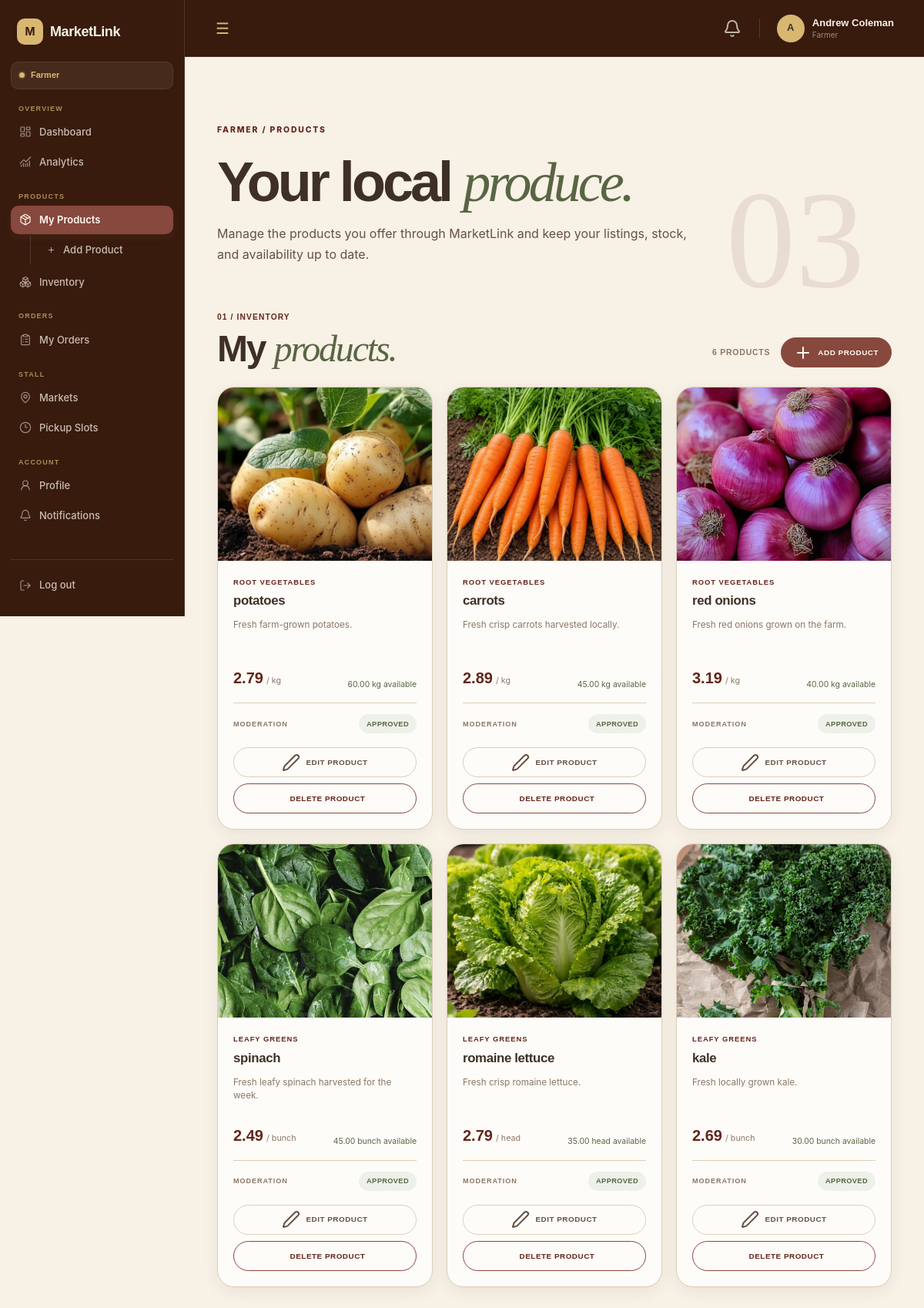
The page /farmer/products.php (signed in) on the database its author committed.
### tables this page shows
CREATE TABLE `products` (
  `id` int(10) UNSIGNED NOT NULL,
  `farmer_id` int(10) UNSIGNED NOT NULL,
  `category_id` int(10) UNSIGNED NOT NULL,
  `name` varchar(150) NOT NULL,
  `description` text DEFAULT NULL,
  `price` decimal(10,2) NOT NULL,
  `unit` varchar(50) NOT NULL,
  `stock_quantity` decimal(10,2) NOT NULL DEFAULT 0.00,
  `image` varchar(255) DEFAULT NULL,
  `is_available` tinyint(1) NOT NULL DEFAULT 1,
  `moderation_status` enum('pending','approved','rejected') NOT NULL DEFAULT 'approved',
  `moderation_reason` text DEFAULT NULL,
  `created_at` timestamp NOT NULL DEFAULT current_timestamp(),
  `updated_at` timestamp NOT NULL DEFAULT current_timestamp() ON UPDATE current_timestamp()
);

CREATE TABLE `categories` (
  `id` int(10) UNSIGNED NOT NULL,
  `name` varchar(100) NOT NULL,
  `description` text DEFAULT NULL,
  `image` varchar(255) DEFAULT NULL,
  `status` enum('active','inactive') NOT NULL DEFAULT 'active',
  `created_at` timestamp NOT NULL DEFAULT current_timestamp(),
  `updated_at` timestamp NOT NULL DEFAULT current_timestamp() ON UPDATE current_timestamp()
);

### includes/auth.php (called while the page is built, shortened)
<?php
function getUserId(): ?int
{
    return $_SESSION['user_id'] ?? null;
}

### includes/functions.php (called while the page is built, shortened)
<?php
function e($value): string
{
    return htmlspecialchars(
        (string) $value,
        ENT_QUOTES,
        'UTF-8'
    );
}
function formatPrice(float|int $price): string
{
    return number_format($price, 2);
}

### farmer/products.php (the view, shortened to what this page needs)
<?php
require_once __DIR__ . '/../includes/include.php';
$user_id = getUserId();
$stmt = $conn->prepare("
    SELECT id
    FROM farmers
    WHERE user_id = ?
    LIMIT 1
");
$stmt->bind_param("i", $user_id);
$stmt->execute();
$result = $stmt->get_result();
$farmer = $result->fetch_assoc();
$farmer_id = $farmer['id'];
$products_per_page = 10;
$products_page = isset($_GET['page']) ? (int)$_GET['page'] : 1;
$products_offset = ($products_page - 1) * $products_per_page;
$count_products_stmt = $conn->prepare("
    SELECT COUNT(*) AS total_products
    FROM products
    WHERE farmer_id = ?
");
$count_products_stmt->bind_param("i", $farmer_id);
$count_products_stmt->execute();
$count_products_result = $count_products_stmt->get_result();
$total_products = $count_products_result->fetch_assoc()['total_products'];
$product_stmt = $conn->prepare("
    SELECT
        products.id,
        products.name,
        products.description,
        products.price,
        products.unit,
        products.stock_quantity,
        products.image,
        products.is_available,
        products.moderation_status,
        categories.name AS category_name
    FROM products
    INNER JOIN categories
        ON products.category_id = categories.id
    WHERE products.farmer_id = ?
    ORDER BY products.created_at DESC
    LIMIT ? OFFSET ?
");
$product_stmt->bind_param(
    "iii",
    $farmer_id,
    $products_per_page,
    $products_offset
);
$product_stmt->execute();
$products = $product_stmt->get_result();
$record_label = $total_products === 1 ? 'product' : 'products';
?>
<!DOCTYPE html>
<html lang="en">
<head>
    <link rel="stylesheet" href="../assets/css/base.css">
    <link rel="stylesheet" href="../assets/css/navbar.css">
    <link rel="stylesheet" href="../assets/css/sidebar.css">
    <link rel="stylesheet" href="../assets/css/customer.css">
    <link rel="stylesheet" href="../assets/css/farmer.css">
</head>
<body>
<?php include __DIR__ . '/../includes/navbar.php'; ?>
<?php include __DIR__ . '/../includes/sidebar.php'; ?>
<main class="main-content farmer-products-page">
    <section class="customer-page-hero">
        <div class="customer-page-hero-copy">
            <span class="eyebrow">FARMER / PRODUCTS</span>
            <h1>Your local <em>produce.</em></h1>
            <p>
                Manage the products you offer through MarketLink and keep your
                listings, stock, and availability up to date.
            </p>
        </div>
        <div class="customer-page-hero-mark">03</div>
    </section>
    <section class="customer-products-section">
        <div class="customer-section-heading">
            <div>
                <span class="customer-section-number">01 / INVENTORY</span>
                <h2>My <em>products.</em></h2>
            </div>
            <div class="farmer-products-heading-actions">
                <span class="customer-record-count">
                    <?= $total_products ?> <?= e($record_label) ?>
                </span>
                <a href="add_product.php" class="farmer-add-product">
                    <i data-lucide="plus"></i>
                    Add Product
                </a>
            </div>
        </div>
        <?php if ($products->num_rows === 0): ?>
            <div class="customer-products-empty">
                <div class="customer-products-empty-mark">
                    ✦
                </div>
                <strong>No products yet.</strong>
                <span>
                    Add your first product to start building your MarketLink inventory.
                </span>
                <a href="add_product.php" class="farmer-empty-add-product">
                    <i data-lucide="plus"></i>
                    Add Product
                </a>
            </div>
        <?php else: ?>
            <div class="customer-products-grid">
                <?php while ($product = $products->fetch_assoc()): ?>
                    <article class="customer-product-card">
                        <div class="customer-product-image">
                            <?php if (!empty($product['image'])): ?>
                                <img
                                    src="../<?= e($product['image']) ?>"
                                    alt="<?= e($product['name']) ?>"
                                >
                            <?php endif; ?>
                        </div>
                        <div class="customer-product-content">
                            <div class="customer-product-category">
                                <?= e($product['category_name']) ?>
                            </div>
                            <h3 class="customer-product-name">
                                <?= e($product['name']) ?>
                            </h3>
                            <p class="customer-product-description">
                                <?= e($product['description'] ?? '') ?>
                            </p>
                            <div class="customer-product-meta">
                                <div class="customer-product-price">
                                    <strong>
                                        <?= formatPrice($product['price']) ?>
                                    </strong>
                                    <span>
                                        / <?= e($product['unit']) ?>
                                    </span>
                                </div>
                                <div class="customer-product-stock">
                                    <?php if (!$product['is_available']): ?>
                                        <span class="stock-unavailable">
                                            Unavailable
                                        </span>
                                    <?php elseif ((float)$product['stock_quantity'] <= 0): ?>
                                        <span class="stock-sold-out">
                                            Out of stock
                                        </span>
                                    <?php else: ?>
                                        <span class="stock-available">
                                            <?= e($product['stock_quantity']) ?>
                                            <?= e($product['unit']) ?> available
                                        </span>
                                    <?php endif; ?>
                                </div>
                            </div>
                            <div class="farmer-product-status">
                                <span class="farmer-product-status-label">
                                    MODERATION
                                </span>
                                <span class="farmer-product-status-value status-<?= e(strtolower($product['moderation_status'])) ?>">
                                    <?= e(ucfirst($product['moderation_status'])) ?>
                                </span>
                            </div>
                            <div class="farmer-product-actions">
                                <a
                                    href="edit_product.php?id=<?= (int)$product['id'] ?>"
                                    class="farmer-product-edit"
                                >
                                    <i data-lucide="pen"></i>
                                    Edit Product
                                </a>
                                <form
                                    method="POST"
                                    action="delete_product.php"
                                    onsubmit="return confirm('Delete this product?');"
                                >
                                    <button
                                        type="submit"
                                        class="farmer-product-delete"
                                    >
                                        Delete Product
                                    </button>
                                </form>
                            </div>
                        </div>
                    </article>
                <?php endwhile; ?>
            </div>
        <?php endif; ?>
    </section>
</main>
</body>
</html>

### assets/css/base.css (style rules this page uses)
:root { --terracotta: #87483d; --terracotta-dark: #63261b; --terracotta-light: #a3786e; --terracotta-soft: #F3DDD7; --sage: #6F7C59; --sage-dark: #596545; --sage-light: #E4E9DC; --sage-soft: #EEF1E9; --marigold: #d8b871; --marigold-dark: #978050; --marigold-light: #F5E3AF; --marigold-soft: #FAF1D9; --cream: #F8F1E5; --cream-light: #fdf9f3; --cream-dark: #EDE0CC; --white: #FFFFFF; --text: #3E3026; --text-soft: #665143; --text-muted: #8B7766; --text-on-dark: #FFF9F0; --text-on-sage: #FFF9F0; --text-on-terracotta: #FFF9F0; --surface: #fefcf8; --surface-alt: #F3E8D8; --overlay-light: rgba(255, 249, 240, 0.16); --overlay-dark: rgba(62, 48, 38, 0.12); --border: #DCCDB9; --border-light: #EAE1D5; --radius-sm: 10px; --radius-md: 16px; --radius-lg: 22px; --radius-xl: 30px; --radius-pill: 999px; --shadow-soft: 0 6px 20px rgba(62, 48, 38, 0.07); --shadow-card: 0 12px 32px rgba(62, 48, 38, 0.09); --shadow-hover: 0 16px 40px rgba(62, 48, 38, 0.13); --font-main: "Space Grotesk", sans-serif; --font-body: "Inter", sans-serif; --font-serif: "Fraunces", Georgia, serif; --sidebar-width: 240px; --navbar-height: 74px; --content-max-width: 1500px; --brand-max-width: 1180px; --space-section-small: 80px; --space-section: 110px; --space-section-large: 120px; --lift-small: translateY(-2px); --lift-card: translateY(-5px); --transition-fast: 0.18s ease; --transition-normal: 0.25s ease; --transition-slow: 0.35s ease; }
*, *::before, *::after { box-sizing: border-box; }
html { scroll-behavior: smooth; }
body { margin: 0; background: var(--cream); color: var(--text); font-family: var(--font-body); font-size: 16px; line-height: 1.6; -webkit-font-smoothing: antialiased; -moz-osx-font-smoothing: grayscale; }
img { display: block; max-width: 100%; }
button, input, select, textarea { font-family: var(--font-main); }
button, a { -webkit-tap-highlight-color: transparent; }
a { color: inherit; text-decoration: none; }
p { margin-top: 0; }
button { cursor: pointer; }
h1, h2, h3, h4, h5, h6 { margin-top: 0; color: var(--text); font-family: var(--font-main); font-weight: 700; line-height: 1.05; letter-spacing: -0.035em; }
h1 { font-size: clamp(2.2rem, 4vw, 3.6rem); }
h2 { font-size: clamp(1.8rem, 3vw, 2.6rem); }
h3 { font-size: 1.5rem; }
em { font-family: var(--font-serif); font-weight: 400; }
.eyebrow { display: inline-block; margin-bottom: 16px; color: var(--terracotta-dark); font-size: 0.65rem; font-weight: 800; letter-spacing: 0.18em; line-height: 1.2; text-transform: uppercase; }
.main-content { min-height: 100vh; margin-left: var(--sidebar-width); padding: calc(var(--navbar-height) + 30px) 42px 70px; transition: margin-left var(--transition-normal); }

### assets/css/sidebar.css (style rules this page uses)
:root { --sidebar-width: 240px; --sidebar-bg: #381b0d; --sidebar-bg-light: #4B3B30; --sidebar-text: var(--cream); --sidebar-text-soft: rgba(248, 241, 229, 0.76); --sidebar-text-muted: rgba(248, 241, 229, 0.50); --sidebar-border: rgba(248, 241, 229, 0.12); --sidebar-terracotta: var(--terracotta); --sidebar-terracotta-dark: var(--terracotta-dark); --sidebar-sage: var(--sage); --sidebar-marigold: var(--marigold); --sidebar-cream: var(--cream); }

### rows shown on the page
products: image+name (picture), category.name "ROOT VEGETABLES", name "potatoes", description "Fresh farm-grown potatoes.", price "2.79", unit "kg", stock_quantity "60.00", moderation_status "APPROVED"
products: image+name (picture), category.name "ROOT VEGETABLES", name "carrots", description "Fresh crisp carrots harvested locally.", price "2.89", unit "kg", stock_quantity "45.00", moderation_status "APPROVED"
products: image (picture), category.name "ROOT VEGETABLES", name "red onions", description "Fresh red onions grown on the farm.", price "3.19", unit "kg", stock_quantity "40.00", moderation_status "APPROVED"
products: image+name (picture), category.name "LEAFY GREENS", name "spinach", description "Fresh leafy spinach harvested for the week.", price "2.49", unit "bunch", stock_quantity "45.00", moderation_status "APPROVED"
products: image (picture), category.name "LEAFY GREENS", name "romaine lettuce", description "Fresh crisp romaine lettuce.", price "2.79", unit "head", stock_quantity "35.00", moderation_status "APPROVED"
products: image+name (picture), category.name "LEAFY GREENS", name "kale", description "Fresh locally grown kale.", price "2.69", unit "bunch", stock_quantity "30.00", moderation_status "APPROVED"

### other values the page prints
$_SESSION['name'] "Andrew Coleman"
$_SESSION['role'] "Farmer"
$total_products "6"
$record_label "PRODUCTS"
